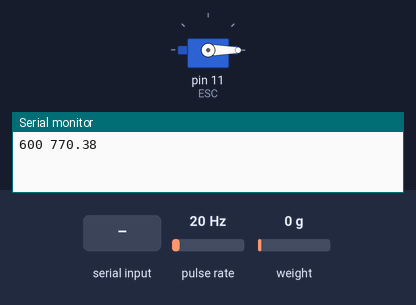
Bench run of a sketch on a simulated Arduino Mega 2560, built with avr-gcc and run on an emulated ATmega2560. Parts: servo, the last lines printed to the serial monitor. Wiring (inferred from the names in the program): pulse sensor: data pin 18. The test bench sets the inputs (shaded band); at power-on: pulse rate 20 Hz, weight on the scale 0 g.

Above: at 1.2 s.
1.3 s: "90,45\n" received over Serial
At 3.0 s:
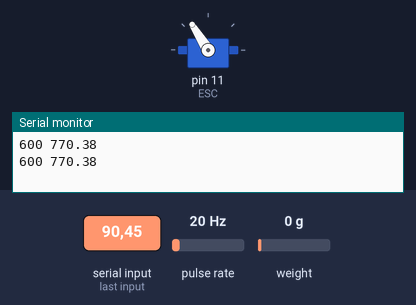
4.8 s: "30,150\n" received over Serial
At 7.1 s:
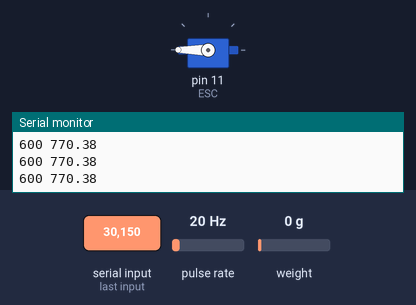
9.2 s: "90\n" received over Serial
At 10.5 s:
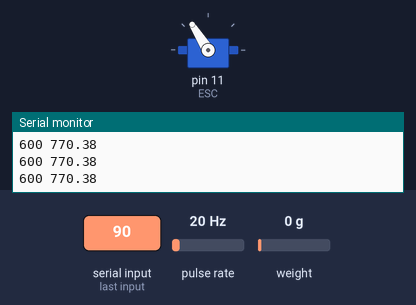
13.6 s: "200\n" received over Serial
At 15.1 s:
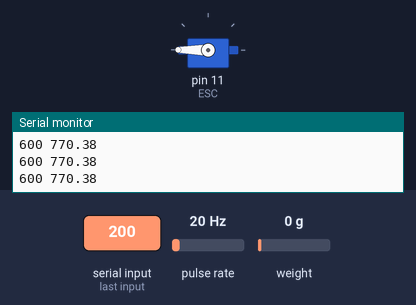
Timing chart, 0 to 18.1 s (numbered marks = the images above; inputs shaded):
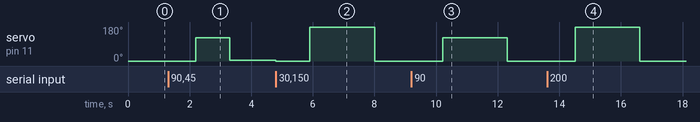

Measured:
- after the input at 1.3 s, servo on pin 11 (ESC): 0° → 122° after 0.90 s, → 5° 1.1 s later
- after the input at 4.8 s, servo on pin 11 (ESC): 5° → 0° after 0.00 s instead of 0.61 s
- after the input at 9.2 s, servo on pin 11 (ESC): 0° → 122° after 1.0 s, → 0° 2.1 s later
- after the input at 13.6 s, servo on pin 11 (ESC): 0° → 180° after 0.91 s, → 0° 2.1 s later

The sketch:

p3.ino
```cpp
#include <Servo.h>
#include "HX711.h"


//setting Servo
Servo ESC;

//Setting Tacho
unsigned long rpmtime;
float rpmfloat;
unsigned int rpm;
bool tooslow = 1;

const int INTERRUPT_SENSOR_PIN = 18;

//Setting LoadCell
const int LOADCELL_DOUT_PIN = 7;
const int LOADCELL_SCK_PIN = 8;
HX711 scale;
int powerLevel;

long zero = 1286527;
long _500g = 2136588;
long weight = 0;

bool test_mode = false;

void setup() {
  Serial.begin(9600); // Initialize the serial communication at 9600 baud rate
  TCCR3A = 0; //Named as Timer/Counter Control Register
  TCCR3B = 0b00000100; //Prescaler 256
  TIMSK3 = 0b00000001; //enable timer overflow

  ESC.attach(11);
  pinMode(18, INPUT);

  scale.begin(LOADCELL_DOUT_PIN, LOADCELL_SCK_PIN);
  attachInterrupt(digitalPinToInterrupt(INTERRUPT_SENSOR_PIN), RPM, FALLING);
  //digitalPinToInterrupt(INTERRUPT_SENSOR_PIN)
}


void loop() {

  float cal_factor = (_500g-zero)/509;

  if (Serial.available()) { // Check if data is available to read
    powerLevel = Serial.parseInt(); // Parse the incoming integer value
  }

  int thrusttoservo = map(0, 100, 62, 70, powerLevel);

  ESC.write(thrusttoservo);

  delay(1000);
  if (tooslow == 1) {
    Serial.print("-1");
  }
  else {
    rpmfloat = 60 / (rpmtime/ float((16000000/256)));
    rpm = round(rpmfloat);
    Serial.print(rpm/2);
  }
  Serial.print(" ");
  if (scale.is_ready()) {
    long reading = scale.read();
    Serial.print(-(reading-zero)/cal_factor);
  }

  Serial.println();
}


ISR(TIMER3_OVF_vect) {
  tooslow = 1;
}
void RPM () {
  rpmtime = TCNT3;
  TCNT3 = 0;
  tooslow = 0;
}
```
